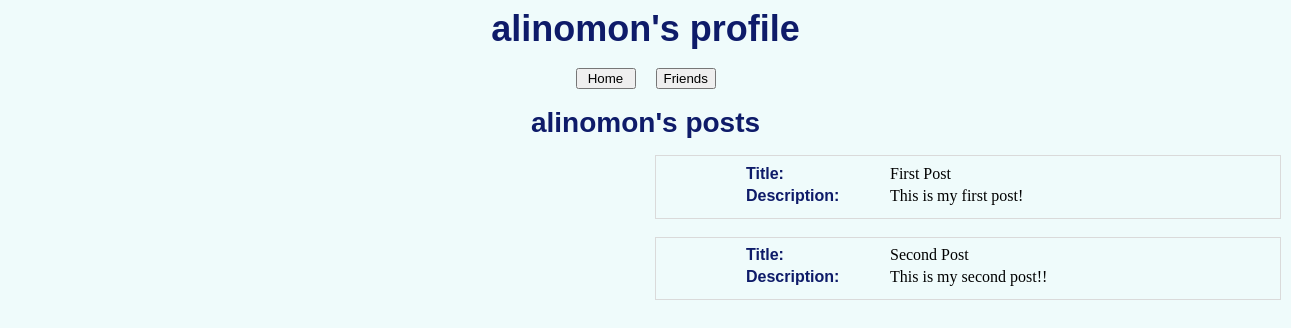
Page /profile/alinomon on the committed database.
### app/models.py (models this page shows)
class BlogPosts(db.Model):
    id = db.Column(db.Integer, primary_key=True)
    owner = db.Column(db.String(200))
    title = db.Column(db.String(100))
    blogBody = db.Column(db.String(500))
    complete = db.Column(db.Boolean)

### app/views.py (the view)
@app.route('/profile/<username>', methods=['GET'])
def Profile(username):
    posts = UserPosts(username)
    return render_template('profile.html', posts=posts, username=username)

### app/views.py (called while the page is built)
def UserPosts(username):
    posts = models.BlogPosts.query.filter_by(owner = username)
    print(posts)
    return posts

### app/templates/profile.html (shortened to what this page needs)
<!DOCTYPE html>
<head>
  <link rel="stylesheet" href="{{ url_for('static', filename='css/blog.css')}}">
</head>
<body class = "body">
  <div style = "text-align: center;">
    <div>
      <span class="generaltitle">{{ username }}'s profile</span>
      <br>
      <br>
      <a href="{{ url_for('Home') }}"><button type="button" style="width:60px;">Home</button></a>&nbsp;&nbsp;&nbsp;&nbsp;
      <a href="{{ url_for('Friends') }}"><button type="button" style="width:60px;">Friends</button></a>
      <br>
      <br>
    </div>
    <div style = "text-align: center;">
        <span class="generalsubtitle">{{ username }}'s posts</span>
        <ul>
          {% for userposts in posts %}
          <fieldset style="position:relative; left:605px; width: 600px; border:thin solid #DADADA;" >
            <table border="0" align="center" style="text-align:left;">
              <tr>
                <td width="140px" class="bodyforms">
                    Title:
                </td>
                <td width="300px">
                    {{ userposts.title }}
                </td>
              </tr>
              <tr>
                <td valign="top" class="bodyforms">
                  Description:
                </td>
                <td colspan="2" >
                   {{ userposts.blogBody}}
                </td>
              </tr>
            </table>
          </fieldset>
          <br>
          {% endfor %}
        </ul>
        <br>
      </div>
</body>
</html>

### app/static/css/blog.css (style rules this page uses)
body { background-color: #EFFBFB; }
.generaltitle { font-weight:bold; font-size:36px; color:#0e1b69; font-family:sans-serif; }
.generalsubtitle { font-weight:bold; font-size:28px; color:#0e1b69; font-family:sans-serif; }
.bodyforms { font-weight:bold; font-size:16px; color:#0e1b69; font-family:sans-serif; }

### rows in the picture
BlogPosts: title "First Post", blogBody "This is my first post!"
BlogPosts: title "Second Post", blogBody "This is my second post!!"

### other values in the picture
{{ username }} "alinomon"
